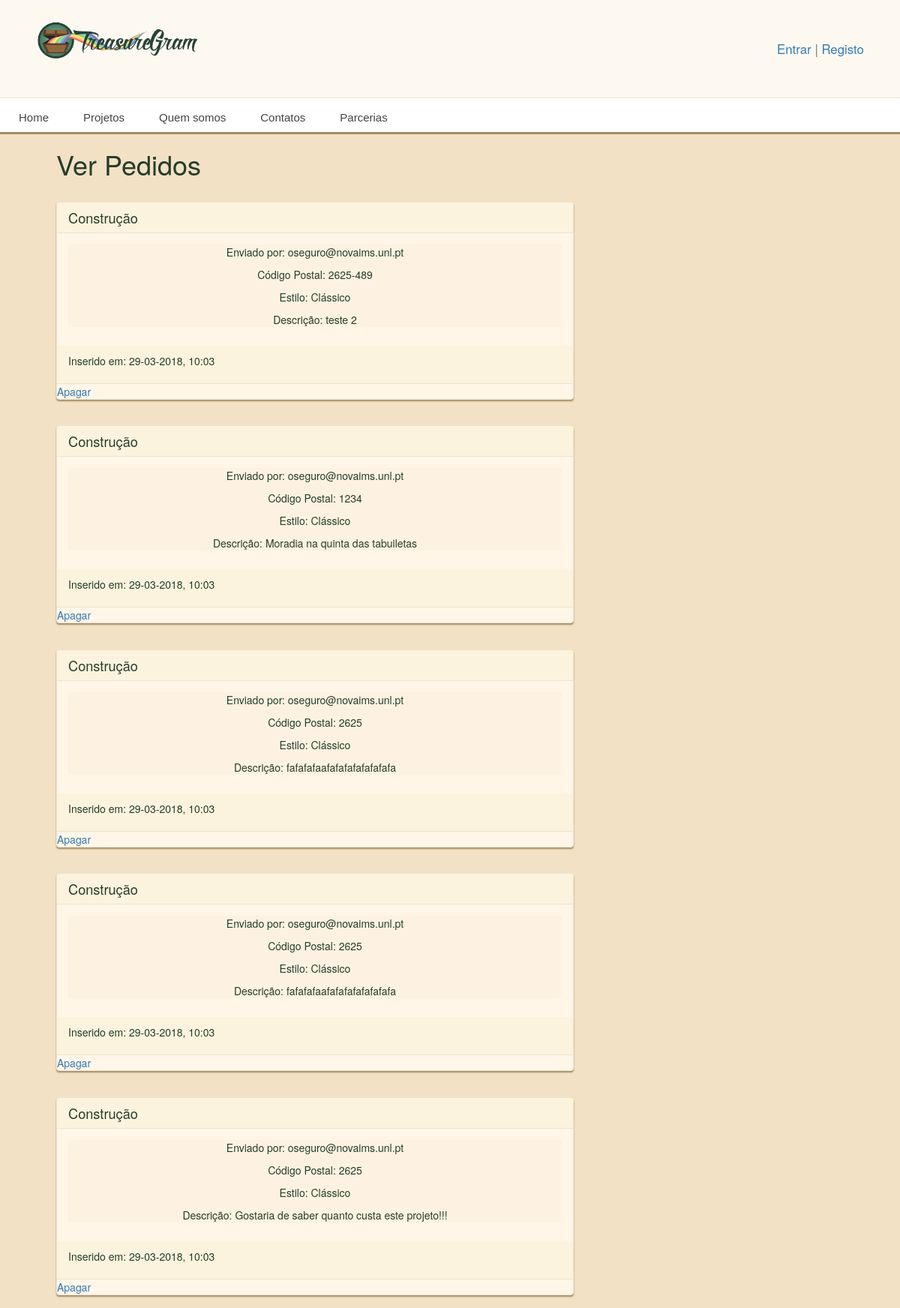
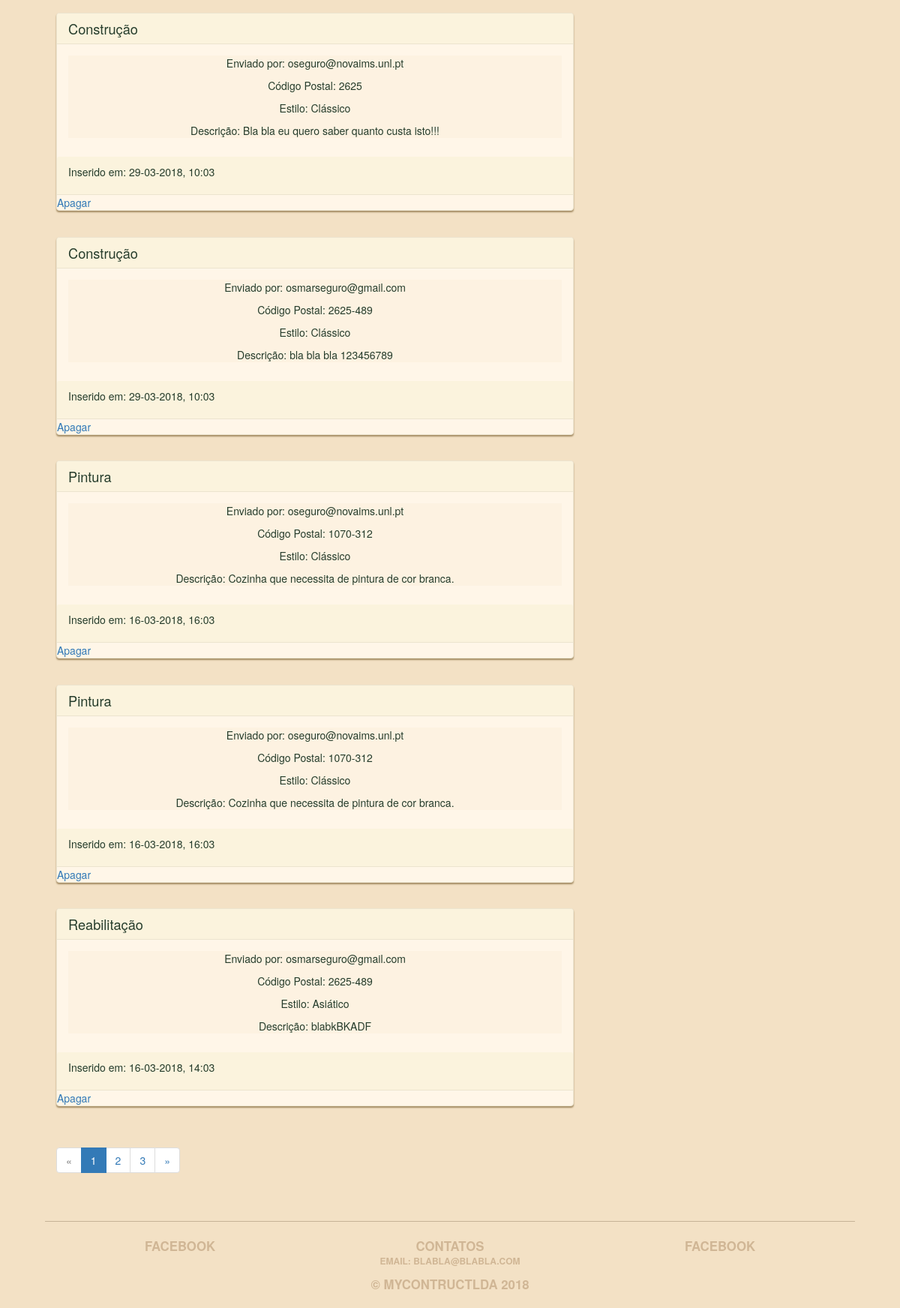
The page /verpedidos/ on the database as committed earlier (2 pictures, top to bottom).
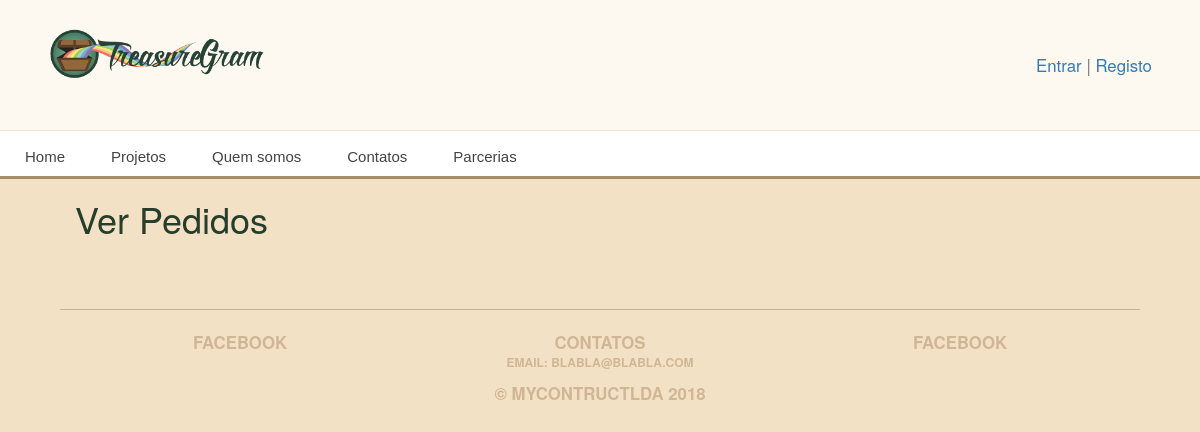
The same page on the database as committed later.
### main_app/models.py (models this page shows, shortened)
class PedidoOrcamento(models.Model):
    cod_postal = models.CharField(max_length=100)
    categoria = models.ForeignKey('Categoria', on_delete=models.CASCADE)
    estilo = models.ForeignKey('Estilo', on_delete=models.CASCADE)
    area = models.DecimalField(max_digits=10, decimal_places=2)
    descricao = models.CharField(max_length=250)
    tipo_imovel = models.ForeignKey('TipoImovel', on_delete=models.CASCADE)
    email = models.EmailField(max_length=250)
    divisao = models.ForeignKey('Divisao', on_delete=models.CASCADE)
    created_at = models.DateTimeField(auto_now_add=True)
    slug = models.CharField(max_length=100, default='novo')

class Categoria(models.Model):
    categoria = models.CharField(max_length=100)
    slug = models.SlugField(max_length=100, blank=True)
    def __str__(self):
        return self.categoria

class Estilo(models.Model):
    estilo = models.CharField(max_length=100)
    slug = models.SlugField(max_length=100, blank=True)
    def __str__(self):
        return self.estilo

### main_app/views.py (the view)
# urls.py: url(r'^verpedidos/$', views.verpedidos, name='verpedidos'),
def verpedidos(request):
    pedidosList = PedidoOrcamento.objects.all().order_by('-created_at')
    page = request.GET.get('page', 1)
    paginator = Paginator(pedidosList, 10)
    try:
        pedidos = paginator.page(page)
    except PageNotAnInteger:
        pedidos = paginator.page(1)
    except EmptyPage:
        pedidos = paginator.page(paginator.num_pages)
    return render(request, 'verpedidos.html',{'pedidos': pedidos})

### main_app/templates/verpedidos.html (shortened to what this page needs)
{% extends 'base.html' %}
{% load staticfiles %}
{% block content %}
  <h1>Ver Pedidos</h1><br>
  {% for pedido in pedidos%}
  <form method="post">
        <div class="row">
            <div class="col-md-8">
            <a>
            <div class="treasure panel panel-default">
                <div class="panel-heading">
                    <h2 class="panel-title">{{ pedido.categoria }}</h2>
                </div>
                <div class="panel-body">
                    <div class="treasure-photo">
                        <p>Enviado por: {{pedido.email}}</p>
                        <p>Código Postal: {{pedido.cod_postal}}</p>
                        <p>Estilo: {{pedido.estilo}}</p>
                        <p>Descrição: {{pedido.descricao}}</p>
                    </div>
                </div>
                <div class="panel-heading">
                    <p>Inserido em: {{ pedido.created_at|date:'d-m-Y, H:m' }}</p>
                </div>
                     <a href="{% url 'apagaticket' pedido.id %}" />Apagar</a>
            </div>
    </div>
          </form>
  {%endfor%}
  {% if pedidos.has_other_pages %}
  <ul class="pagination">
    {% if pedidos.has_previous %}
      <li><a href="?page={{ pedidos.previous_page_number }}">&laquo;</a></li>
    {% else %}
      <li class="disabled"><span>&laquo;</span></li>
    {% endif %}
    {% for i in pedidos.paginator.page_range %}
      {% if pedidos.number == i %}
        <li class="active"><span>{{ i }} <span class="sr-only">(current)</span></span></li>
      {% else %}
        <li><a href="?page={{ i }}">{{ i }}</a></li>
      {% endif %}
    {% endfor %}
    {% if pedidos.has_next %}
      <li><a href="?page={{ pedidos.next_page_number }}">&raquo;</a></li>
    {% else %}
      <li class="disabled"><span>&raquo;</span></li>
    {% endif %}
  </ul>
{% endif %}
{% endblock %}

### main_app/templates/base.html (shortened to what this page needs)
{% load staticfiles %}
<!DOCTYPE html>
<html>
<head>
	<link href="{% static 'bootstrap.min.css' %}" rel="stylesheet" media="screen">
  <link rel="stylesheet" href="https://maxcdn.bootstrapcdn.com/bootstrap/3.3.7/css/bootstrap.min.css" media="screen">
	<link href="{% static 'style.css' %}" rel="stylesheet" media="screen">
</head>
<body>
  <nav class="navbar navbar-default navbar-static-top text-center" role="navigation">
    <div class="col-md-3" >
      <a href="{% url 'home' %}"><img src="{% static "images/logo.png" %}" height="90"  ></a>
    </div>
    <div class="col-md-4">
    </div>
    <div class="col-md-5">
    {% if user.is_authenticated %}
        {% if user.is_superuser %}
             <a class="navbar-text navbar-right" href="{% url 'profileadmin' user.username %}">Benvindo Administrador, {{ user.username }}</a>
             <a class="navbar-text navbar-right" href="{% url 'Logout' %}">Sair</a>
        {% else %}
              <a class="navbar-text navbar-right" href="{% url 'profile' user.username %}">Benvindo ao MyContructLDA, {{ user.username }}</a>
              <a class="navbar-text navbar-right" href="{% url 'Logout' %}">Sair</a>
        {%endif%}
    {% else %}
        <div class="navbar-text navbar-right"><a href="{% url 'Login' %}">Entrar</a> | <a href="{% url 'register' %}">Registo</a></div>
    {% endif %}
    </div>
  </nav>
 <div id='cssmenu'>
    <ul>
      <li><a href="{% url 'home' %}">Home</a></li>
      <li><a href="{% url 'projetos' %}">Projetos</a></li>
      <li><a href='#'>Quem somos</a></li>
      <li><a href='#'>Contatos</a></li>
      <li><a href='#'>Parcerias</a></li>
    </ul>
 </div>
  <main class="container">
    {% block content %}
    {% endblock %}
  </main>
  <footer class="footer container text-center" role="contentinfo">
  <div class="row">
    <div class="col-md-4">
     Facebook
    </div>
    <div class="col-md-4">
     Contatos
     <p style="font-size:12px">Email: blabla@blabla.com</p>
    </div>
    <div class="col-md-4">
     Facebook
    </div>
  </div>
       © MyContructLDA 2018
</footer>
</body>
</html>

### main_app/static/style.css (style rules this page uses)
body { background: #f3e1c5; color: #263d2c; }
h1 { margin-top: 0px; }
.container { max-width: 90%; padding-top: 20px; max-height: 90%; }
.navbar { margin-bottom: 0; padding-bottom: 20px; padding-top: 20px; }
.navbar-default { background: #fdf9f0; border-color: #ece4cf; }
.navbar-right { margin-right: 5%; }
.navbar-text { font-size: 1.2em; color: #263d2c; }
.footer { border-top: 1px solid #c6b397; color: #d0b695; font-weight: bold; font-size: 1.2em; margin-bottom: 20px; margin-top: 40px; padding-top: 20px; text-transform: uppercase; }
#cssmenu, #cssmenu ul, #cssmenu ul li, #cssmenu ul li a { margin: 0; padding: 0; border: 0; list-style: none; line-height: 1; display: block; position: relative; -webkit-box-sizing: border-box; -moz-box-sizing: border-box; box-sizing: border-box; }
#cssmenu:after, #cssmenu > ul:after { content: "."; display: block; clear: both; visibility: hidden; line-height: 0; height: 0; }
#cssmenu { width: auto; border-bottom: 3px solid #a58d65; font-family: Raleway, sans-serif; line-height: 1; }
#cssmenu ul { background: #ffffff; }
#cssmenu > ul > li { float: left; }
#cssmenu > ul > li > a { z-index: 2; padding: 18px 25px 12px 25px; font-size: 15px; font-weight: 400; text-decoration: none; color: #444444; -webkit-transition: all .2s ease; -moz-transition: all .2s ease; -ms-transition: all .2s ease; -o-transition: all .2s ease; transition: all .2s ease; margin-right: -4px; }
#cssmenu > ul > li > a:after { position: absolute; left: 0; bottom: 0; right: 0; z-index: -1; width: 100%; height: 120%; border-top-left-radius: 8px; border-top-right-radius: 8px; content: ""; -webkit-transition: all .2s ease; -o-transition: all .2s ease; transition: all .2s ease; -webkit-transform: perspective(5px) rotateX(2deg); -webkit-transform-origin: bottom; -moz-transform: perspective(5px) rotateX(2deg); -moz-transform-origin: bottom; transform: perspective(5px) rotateX(2deg); transform-origin: bottom; }

Rows that differ between the two databases and show on the page:
removed PedidoOrcamento: categoria "Construção", email "oseguro@novaims.unl.pt", cod_postal "2625-489", estilo "Clássico", descricao "teste 2", created_at "29-03-2018, 10:03"
removed PedidoOrcamento: categoria "Construção", email "oseguro@novaims.unl.pt", cod_postal "1234", estilo "Clássico", descricao "Moradia na quinta das tabuiletas", created_at "29-03-2018, 10:03"
removed PedidoOrcamento: categoria "Construção", email "oseguro@novaims.unl.pt", cod_postal "2625", estilo "Clássico", descricao "fafafafaafafafafafafafafa", created_at "29-03-2018, 10:03"
removed PedidoOrcamento: categoria "Construção", email "oseguro@novaims.unl.pt", cod_postal "2625", estilo "Clássico", descricao "fafafafaafafafafafafafafa", created_at "29-03-2018, 10:03"
removed PedidoOrcamento: categoria "Construção", email "oseguro@novaims.unl.pt", cod_postal "2625", estilo "Clássico", descricao "Gostaria de saber quanto custa este projeto!!!", created_at "29-03-2018, 10:03"
removed PedidoOrcamento: categoria "Construção", email "oseguro@novaims.unl.pt", cod_postal "2625", estilo "Clássico", descricao "Bla bla eu quero saber quanto custa isto!!!", created_at "29-03-2018, 10:03"
removed PedidoOrcamento: categoria "Construção", email "osmarseguro@gmail.com", cod_postal "2625-489", estilo "Clássico", descricao "bla bla bla 123456789", created_at "29-03-2018, 10:03"
removed PedidoOrcamento: categoria "Pintura", email "oseguro@novaims.unl.pt", cod_postal "1070-312", estilo "Clássico", descricao "Cozinha que necessita de pintura de cor branca.", created_at "16-03-2018, 16:03"
removed PedidoOrcamento: categoria "Pintura", email "oseguro@novaims.unl.pt", cod_postal "1070-312", estilo "Clássico", descricao "Cozinha que necessita de pintura de cor branca.", created_at "16-03-2018, 16:03"
removed PedidoOrcamento: categoria "Reabilitação", email "osmarseguro@gmail.com", cod_postal "2625-489", estilo "Asiático", descricao "blabkBKADF", created_at "16-03-2018, 14:03"
Other text that changed with them:
list line gone: "1"
list line gone: "2"
list line gone: "3"
